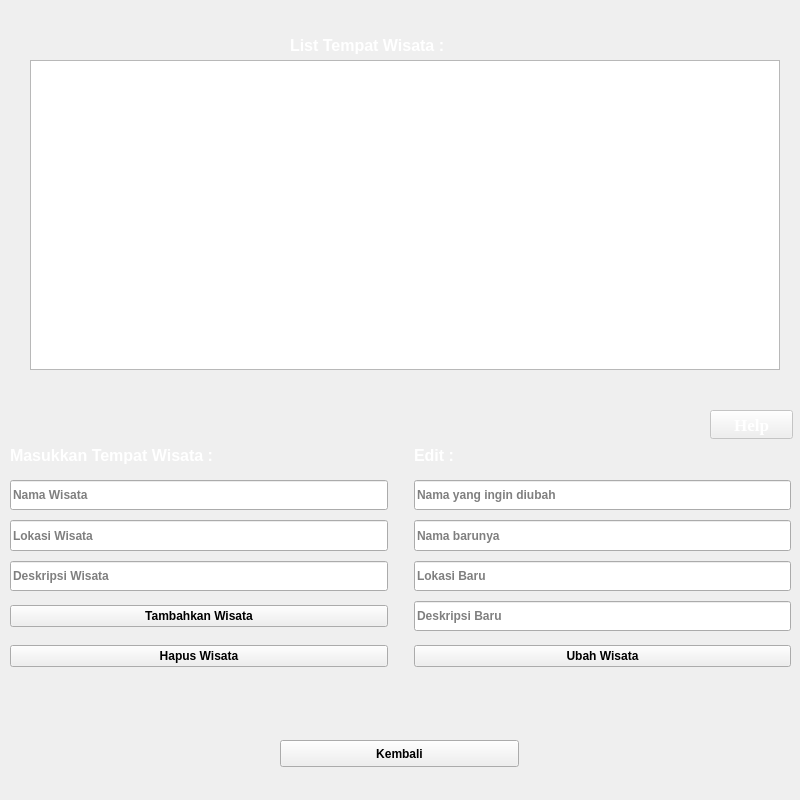
<?xml version="1.0" encoding="UTF-8"?>
<ui version="4.0">
 <class>CrudPage</class>
 <widget class="QWidget" name="CrudPage">
  <property name="geometry">
   <rect>
    <x>0</x>
    <y>0</y>
    <width>800</width>
    <height>800</height>
   </rect>
  </property>
  <property name="sizePolicy">
   <sizepolicy hsizetype="Fixed" vsizetype="Fixed">
    <horstretch>0</horstretch>
    <verstretch>0</verstretch>
   </sizepolicy>
  </property>
  <property name="font">
   <font>
    <pointsize>10</pointsize>
   </font>
  </property>
  <property name="windowTitle">
   <string>Form</string>
  </property>
  <widget class="QListWidget" name="wisataListWidget">
   <property name="geometry">
    <rect>
     <x>30</x>
     <y>60</y>
     <width>750</width>
     <height>310</height>
    </rect>
   </property>
   <property name="font">
    <font>
     <family>Tahoma</family>
     <pointsize>10</pointsize>
    </font>
   </property>
   <property name="styleSheet">
    <string notr="true">border-image: url(:/images/images/darkblue.png);
color: rgb(255, 255, 255);</string>
   </property>
  </widget>
  <widget class="QWidget" name="gridLayoutWidget">
   <property name="geometry">
    <rect>
     <x>10</x>
     <y>440</y>
     <width>781</width>
     <height>231</height>
    </rect>
   </property>
   <layout class="QGridLayout" name="gridLayout">
    <property name="verticalSpacing">
     <number>10</number>
    </property>
    <item row="0" column="0">
     <widget class="QLabel" name="label3_1">
      <property name="font">
       <font>
        <family>Tahoma</family>
        <pointsize>12</pointsize>
        <bold>true</bold>
       </font>
      </property>
      <property name="styleSheet">
       <string notr="true">color: rgb(255, 255, 255);</string>
      </property>
      <property name="text">
       <string>Masukkan Tempat Wisata :</string>
      </property>
     </widget>
    </item>
    <item row="2" column="0">
     <widget class="QLineEdit" name="lokasiLineEdit">
      <property name="sizePolicy">
       <sizepolicy hsizetype="Expanding" vsizetype="Expanding">
        <horstretch>0</horstretch>
        <verstretch>0</verstretch>
       </sizepolicy>
      </property>
      <property name="font">
       <font>
        <family>Tahoma</family>
        <pointsize>9</pointsize>
        <bold>true</bold>
       </font>
      </property>
      <property name="styleSheet">
       <string notr="true">border-image: url(:/images/images/gray.png);</string>
      </property>
      <property name="text">
       <string/>
      </property>
      <property name="placeholderText">
       <string>Lokasi Wisata</string>
      </property>
     </widget>
    </item>
    <item row="3" column="0">
     <widget class="QLineEdit" name="deskripsiLineEdit">
      <property name="sizePolicy">
       <sizepolicy hsizetype="Expanding" vsizetype="Expanding">
        <horstretch>0</horstretch>
        <verstretch>0</verstretch>
       </sizepolicy>
      </property>
      <property name="font">
       <font>
        <family>Tahoma</family>
        <pointsize>9</pointsize>
        <bold>true</bold>
       </font>
      </property>
      <property name="styleSheet">
       <string notr="true">border-image: url(:/images/images/gray.png);</string>
      </property>
      <property name="text">
       <string/>
      </property>
      <property name="placeholderText">
       <string>Deskripsi Wisata</string>
      </property>
     </widget>
    </item>
    <item row="4" column="2">
     <widget class="QLineEdit" name="deskripsiBaruLineEdit">
      <property name="sizePolicy">
       <sizepolicy hsizetype="Expanding" vsizetype="Expanding">
        <horstretch>0</horstretch>
        <verstretch>0</verstretch>
       </sizepolicy>
      </property>
      <property name="font">
       <font>
        <family>Tahoma</family>
        <pointsize>9</pointsize>
        <bold>true</bold>
       </font>
      </property>
      <property name="styleSheet">
       <string notr="true">border-image: url(:/images/images/gray.png);</string>
      </property>
      <property name="text">
       <string/>
      </property>
      <property name="placeholderText">
       <string>Deskripsi Baru</string>
      </property>
     </widget>
    </item>
    <item row="1" column="0">
     <widget class="QLineEdit" name="namaLineEdit">
      <property name="sizePolicy">
       <sizepolicy hsizetype="Expanding" vsizetype="Expanding">
        <horstretch>0</horstretch>
        <verstretch>0</verstretch>
       </sizepolicy>
      </property>
      <property name="font">
       <font>
        <family>Tahoma</family>
        <pointsize>9</pointsize>
        <bold>true</bold>
       </font>
      </property>
      <property name="styleSheet">
       <string notr="true">border-image: url(:/images/images/gray.png);</string>
      </property>
      <property name="text">
       <string/>
      </property>
      <property name="placeholderText">
       <string>Nama Wisata</string>
      </property>
     </widget>
    </item>
    <item row="0" column="2">
     <widget class="QLabel" name="label3_2">
      <property name="font">
       <font>
        <family>Tahoma</family>
        <pointsize>12</pointsize>
        <bold>true</bold>
       </font>
      </property>
      <property name="styleSheet">
       <string notr="true">color: rgb(255, 255, 255);</string>
      </property>
      <property name="text">
       <string>Edit :</string>
      </property>
     </widget>
    </item>
    <item row="1" column="2">
     <widget class="QLineEdit" name="namaLamaLineEdit">
      <property name="sizePolicy">
       <sizepolicy hsizetype="Expanding" vsizetype="Expanding">
        <horstretch>0</horstretch>
        <verstretch>0</verstretch>
       </sizepolicy>
      </property>
      <property name="font">
       <font>
        <family>Tahoma</family>
        <pointsize>9</pointsize>
        <bold>true</bold>
       </font>
      </property>
      <property name="styleSheet">
       <string notr="true">border-image: url(:/images/images/gray.png);</string>
      </property>
      <property name="text">
       <string/>
      </property>
      <property name="placeholderText">
       <string>Nama yang ingin diubah</string>
      </property>
     </widget>
    </item>
    <item row="5" column="0">
     <widget class="QPushButton" name="hapusWisataButton">
      <property name="font">
       <font>
        <family>Tahoma</family>
        <pointsize>9</pointsize>
        <bold>true</bold>
       </font>
      </property>
      <property name="text">
       <string>Hapus Wisata</string>
      </property>
     </widget>
    </item>
    <item row="5" column="2">
     <widget class="QPushButton" name="ubahWisataButton">
      <property name="font">
       <font>
        <family>Tahoma</family>
        <pointsize>9</pointsize>
        <bold>true</bold>
       </font>
      </property>
      <property name="text">
       <string>Ubah Wisata</string>
      </property>
     </widget>
    </item>
    <item row="3" column="2">
     <widget class="QLineEdit" name="lokasiBaruLineEdit">
      <property name="sizePolicy">
       <sizepolicy hsizetype="Expanding" vsizetype="Expanding">
        <horstretch>0</horstretch>
        <verstretch>0</verstretch>
       </sizepolicy>
      </property>
      <property name="font">
       <font>
        <family>Tahoma</family>
        <pointsize>9</pointsize>
        <bold>true</bold>
       </font>
      </property>
      <property name="styleSheet">
       <string notr="true">border-image: url(:/images/images/gray.png);</string>
      </property>
      <property name="text">
       <string/>
      </property>
      <property name="placeholderText">
       <string>Lokasi Baru</string>
      </property>
     </widget>
    </item>
    <item row="4" column="0">
     <widget class="QPushButton" name="tambahWisataButton">
      <property name="font">
       <font>
        <family>Tahoma</family>
        <pointsize>9</pointsize>
        <bold>true</bold>
       </font>
      </property>
      <property name="text">
       <string>Tambahkan Wisata</string>
      </property>
     </widget>
    </item>
    <item row="2" column="2">
     <widget class="QLineEdit" name="namaBaruLineEdit">
      <property name="sizePolicy">
       <sizepolicy hsizetype="Expanding" vsizetype="Expanding">
        <horstretch>0</horstretch>
        <verstretch>0</verstretch>
       </sizepolicy>
      </property>
      <property name="font">
       <font>
        <family>Tahoma</family>
        <pointsize>9</pointsize>
        <bold>true</bold>
       </font>
      </property>
      <property name="styleSheet">
       <string notr="true">border-image: url(:/images/images/gray.png);</string>
      </property>
      <property name="text">
       <string/>
      </property>
      <property name="placeholderText">
       <string>Nama barunya</string>
      </property>
     </widget>
    </item>
    <item row="1" column="1">
     <spacer name="verticalSpacer">
      <property name="orientation">
       <enum>Qt::Orientation::Vertical</enum>
      </property>
      <property name="sizeHint" stdset="0">
       <size>
        <width>20</width>
        <height>40</height>
       </size>
      </property>
     </spacer>
    </item>
    <item row="2" column="1">
     <spacer name="verticalSpacer_2">
      <property name="orientation">
       <enum>Qt::Orientation::Vertical</enum>
      </property>
      <property name="sizeHint" stdset="0">
       <size>
        <width>20</width>
        <height>40</height>
       </size>
      </property>
     </spacer>
    </item>
    <item row="3" column="1">
     <spacer name="verticalSpacer_3">
      <property name="orientation">
       <enum>Qt::Orientation::Vertical</enum>
      </property>
      <property name="sizeHint" stdset="0">
       <size>
        <width>20</width>
        <height>40</height>
       </size>
      </property>
     </spacer>
    </item>
    <item row="4" column="1">
     <spacer name="verticalSpacer_4">
      <property name="orientation">
       <enum>Qt::Orientation::Vertical</enum>
      </property>
      <property name="sizeHint" stdset="0">
       <size>
        <width>20</width>
        <height>40</height>
       </size>
      </property>
     </spacer>
    </item>
    <item row="5" column="1">
     <spacer name="verticalSpacer_5">
      <property name="orientation">
       <enum>Qt::Orientation::Vertical</enum>
      </property>
      <property name="sizeHint" stdset="0">
       <size>
        <width>20</width>
        <height>40</height>
       </size>
      </property>
     </spacer>
    </item>
    <item row="0" column="1">
     <spacer name="verticalSpacer_6">
      <property name="orientation">
       <enum>Qt::Orientation::Vertical</enum>
      </property>
      <property name="sizeHint" stdset="0">
       <size>
        <width>20</width>
        <height>40</height>
       </size>
      </property>
     </spacer>
    </item>
   </layout>
  </widget>
  <widget class="QPushButton" name="helpButton">
   <property name="enabled">
    <bool>false</bool>
   </property>
   <property name="geometry">
    <rect>
     <x>710</x>
     <y>410</y>
     <width>83</width>
     <height>29</height>
    </rect>
   </property>
   <property name="font">
    <font>
     <family>Times New Roman</family>
     <pointsize>13</pointsize>
     <bold>true</bold>
    </font>
   </property>
   <property name="styleSheet">
    <string notr="true">border-image: url(:/images/images/orange.png);
color: rgb(255, 255, 255);</string>
   </property>
   <property name="text">
    <string>Help</string>
   </property>
   <property name="checkable">
    <bool>false</bool>
   </property>
  </widget>
  <widget class="QLabel" name="labelImg3_1">
   <property name="geometry">
    <rect>
     <x>0</x>
     <y>0</y>
     <width>800</width>
     <height>800</height>
    </rect>
   </property>
   <property name="sizePolicy">
    <sizepolicy hsizetype="Fixed" vsizetype="Fixed">
     <horstretch>0</horstretch>
     <verstretch>0</verstretch>
    </sizepolicy>
   </property>
   <property name="minimumSize">
    <size>
     <width>800</width>
     <height>800</height>
    </size>
   </property>
   <property name="maximumSize">
    <size>
     <width>800</width>
     <height>800</height>
    </size>
   </property>
   <property name="styleSheet">
    <string notr="true">border-image: url(:/images/images/Crud.jpg);</string>
   </property>
   <property name="text">
    <string/>
   </property>
  </widget>
  <widget class="QPushButton" name="backButton">
   <property name="geometry">
    <rect>
     <x>280</x>
     <y>740</y>
     <width>239</width>
     <height>27</height>
    </rect>
   </property>
   <property name="font">
    <font>
     <family>Tahoma</family>
     <pointsize>9</pointsize>
     <bold>true</bold>
    </font>
   </property>
   <property name="text">
    <string>Kembali</string>
   </property>
  </widget>
  <widget class="QLabel" name="label3_3">
   <property name="geometry">
    <rect>
     <x>10</x>
     <y>80</y>
     <width>750</width>
     <height>310</height>
    </rect>
   </property>
   <property name="styleSheet">
    <string notr="true">border-image: url(:/images/images/orange.png);</string>
   </property>
   <property name="text">
    <string/>
   </property>
  </widget>
  <widget class="QLabel" name="label3_4">
   <property name="geometry">
    <rect>
     <x>290</x>
     <y>30</y>
     <width>221</width>
     <height>30</height>
    </rect>
   </property>
   <property name="font">
    <font>
     <family>Tahoma</family>
     <pointsize>12</pointsize>
     <bold>true</bold>
    </font>
   </property>
   <property name="styleSheet">
    <string notr="true">color: rgb(255, 255, 255);
background-image: url(:/images/images/darkblue.png);</string>
   </property>
   <property name="text">
    <string>List Tempat Wisata :</string>
   </property>
   <property name="margin">
    <number>5</number>
   </property>
  </widget>
  <widget class="QLabel" name="label3_5">
   <property name="geometry">
    <rect>
     <x>280</x>
     <y>40</y>
     <width>221</width>
     <height>30</height>
    </rect>
   </property>
   <property name="font">
    <font>
     <family>Tahoma</family>
     <pointsize>12</pointsize>
     <bold>true</bold>
    </font>
   </property>
   <property name="styleSheet">
    <string notr="true">background-image: url(:/images/images/orange.png);</string>
   </property>
   <property name="text">
    <string/>
   </property>
   <property name="margin">
    <number>5</number>
   </property>
  </widget>
  <zorder>labelImg3_1</zorder>
  <zorder>label3_3</zorder>
  <zorder>gridLayoutWidget</zorder>
  <zorder>backButton</zorder>
  <zorder>label3_5</zorder>
  <zorder>label3_4</zorder>
  <zorder>wisataListWidget</zorder>
  <zorder>helpButton</zorder>
 </widget>
 <resources/>
 <connections/>
</ui>
